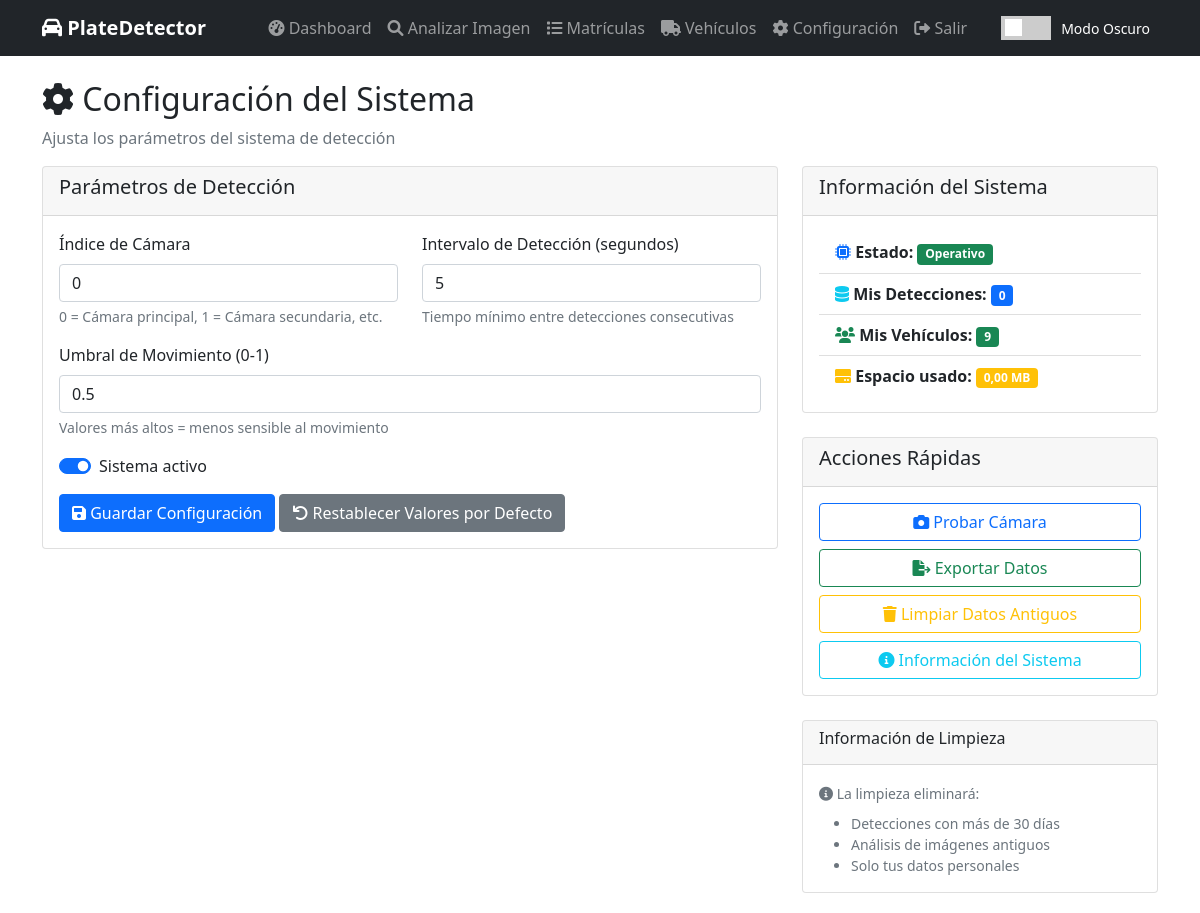
The app's page /settings/ (signed in) with its own data.
### plate_detector/models.py (models this page shows, shortened)
class DetectionSettings(models.Model):
    motion_threshold = models.FloatField(default=0.5)
    camera_index = models.IntegerField(default=0)
    detection_interval = models.IntegerField(default=5)
    is_active = models.BooleanField(default=True)

### plate_detector/views.py (the view)
# urls.py: path('settings/', views.settings_view, name='settings'),
@login_required
def settings_view(request):
    settings_obj, created = DetectionSettings.objects.get_or_create(id=1)
    if request.method == 'POST':
        form = SettingsForm(request.POST, instance=settings_obj)
        if form.is_valid():
            form.save()
            return redirect('settings')
    else:
        form = SettingsForm(instance=settings_obj)
    total_detections = PlateDetection.objects.count()
    total_vehicles = Vehicle.objects.count()
    return render(request, 'settings.html', {
        'form': form,
        'total_detections': total_detections,
        'total_vehicles': total_vehicles,
        'storage_used': total_detections * 0.1  # Estimación simple
    })

### plate_detector/forms.py
class SettingsForm(forms.ModelForm):
    class Meta:
        model = DetectionSettings
        fields = ['motion_threshold', 'camera_index', 'detection_interval', 'is_active']
        widgets = {
            'motion_threshold': forms.NumberInput(attrs={'class': 'form-control', 'step': '0.1'}),
            'camera_index': forms.NumberInput(attrs={'class': 'form-control'}),
            'detection_interval': forms.NumberInput(attrs={'class': 'form-control'}),
            'is_active': forms.CheckboxInput(attrs={'class': 'form-check-input'}),
        }

### plate_detector/templates/settings.html (shortened to what this page needs)
{% extends 'base.html' %}
{% block content %}
<div class="row">
    <div class="col-md-12">
        <h2><i class="fas fa-cog"></i> Configuración del Sistema</h2>
        <p class="text-muted">Ajusta los parámetros del sistema de detección</p>
    </div>
</div>
<div class="row">
    <div class="col-md-8">
        <div class="card">
            <div class="card-header">
                <h5>Parámetros de Detección</h5>
            </div>
            <div class="card-body">
                <form method="post">
                    <div class="row">
                        <div class="col-md-6">
                            <div class="mb-3">
                                <label for="id_camera_index" class="form-label">Índice de Cámara</label>
                                {{ form.camera_index }}
                                <div class="form-text">
                                    0 = Cámara principal, 1 = Cámara secundaria, etc.
                                </div>
                            </div>
                        </div>
                        <div class="col-md-6">
                            <div class="mb-3">
                                <label for="id_detection_interval" class="form-label">Intervalo de Detección (segundos)</label>
                                {{ form.detection_interval }}
                                <div class="form-text">
                                    Tiempo mínimo entre detecciones consecutivas
                                </div>
                            </div>
                        </div>
                    </div>
                    <div class="mb-3">
                        <label for="id_motion_threshold" class="form-label">Umbral de Movimiento (0-1)</label>
                                {{ form.motion_threshold }}
                        <div class="form-text">
                            Valores más altos = menos sensible al movimiento
                        </div>
                    </div>
                    <div class="mb-3 form-check form-switch">
                        {{ form.is_active }}
                        <label class="form-check-label" for="id_is_active">
                            Sistema activo
                        </label>
                    </div>
                    <button type="submit" class="btn btn-primary">
                        <i class="fas fa-save"></i> Guardar Configuración
                    </button>
                    <button type="button" class="btn btn-secondary" onclick="resetToDefaults()">
                        <i class="fas fa-undo"></i> Restablecer Valores por Defecto
                    </button>
                </form>
            </div>
        </div>
    </div>
    <div class="col-md-4">
        <div class="card">
            <div class="card-header">
                <h5>Información del Sistema</h5>
            </div>
            <div class="card-body">
                <div class="list-group list-group-flush">
                    <div class="list-group-item">
                        <i class="fas fa-microchip text-primary"></i>
                        <strong>Estado:</strong>
                        <span id="systemStatus" class="badge bg-success">Operativo</span>
                    </div>
                    <div class="list-group-item">
                        <i class="fas fa-database text-info"></i>
                        <strong>Mis Detecciones:</strong>
                        <span class="badge bg-primary">{{ total_detections }}</span>
                    </div>
                    <div class="list-group-item">
                        <i class="fas fa-users text-success"></i>
                        <strong>Mis Vehículos:</strong>
                        <span class="badge bg-success">{{ total_vehicles }}</span>
                    </div>
                    <div class="list-group-item">
                        <i class="fas fa-hdd text-warning"></i>
                        <strong>Espacio usado:</strong>
                        <span class="badge bg-warning">{{ storage_used|floatformat:2 }} MB</span>
                    </div>
                </div>
            </div>
        </div>
        <div class="card mt-4">
            <div class="card-header">
                <h5>Acciones Rápidas</h5>
            </div>
            <div class="card-body">
                <div class="d-grid gap-2">
                    <button class="btn btn-outline-primary" onclick="testCamera()">
                        <i class="fas fa-camera"></i> Probar Cámara
                    </button>
                    <button class="btn btn-outline-success" onclick="exportData()">
                        <i class="fas fa-file-export"></i> Exportar Datos
                    </button>
                    <button class="btn btn-outline-warning" onclick="clearOldData()">
                        <i class="fas fa-trash"></i> Limpiar Datos Antiguos
                    </button>
                    <button class="btn btn-outline-info" onclick="showSystemInfo()">
                        <i class="fas fa-info-circle"></i> Información del Sistema
                    </button>
                </div>
            </div>
        </div>
        <div class="card mt-4">
            <div class="card-header">
                <h6>Información de Limpieza</h6>
            </div>
            <div class="card-body">
                <small class="text-muted">
                    <i class="fas fa-info-circle"></i>
                    La limpieza eliminará:
                    <ul class="mt-2 mb-0">
                        <li>Detecciones con más de 30 días</li>
                        <li>Análisis de imágenes antiguos</li>
                        <li>Solo tus datos personales</li>
                    </ul>
                </small>
            </div>
        </div>
    </div>
</div>
{% endblock %}

### plate_detector/templates/base.html (style rules this page uses)
.card { margin-bottom: 20px; }

### records on screen
DetectionSettings: camera_index "0", detection_interval "5", motion_threshold "0.5", is_active "☑"

### other values on screen
{{ total_detections }} "0"
{{ total_vehicles }} "9"
{{ storage_used|floatformat:2 }} "0,00"
